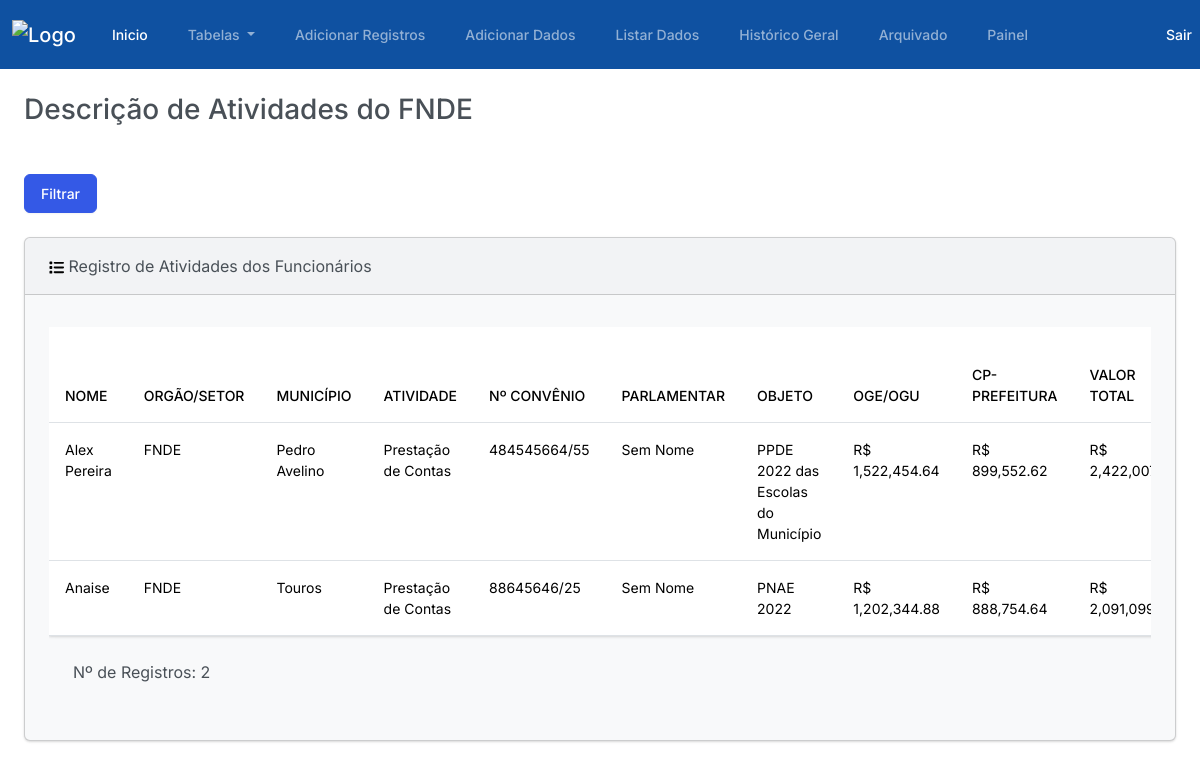
The app's page /tabela_fnde/ (signed in) with its own data.
### plataforma/models.py (models this page shows, shortened)
class RegistroFuncionarios(models.Model):
    class Meta:
        verbose_name_plural = "Registros da Tabela Geral"
    nome = models.ForeignKey(Nome, on_delete=models.CASCADE)
    orgao_setor = models.ForeignKey(Setor, on_delete=models.CASCADE)
    municipio = models.ForeignKey(Municipio, on_delete=models.CASCADE)
    atividade = models.ForeignKey(Atividade, on_delete=models.CASCADE)
    num_convenio = models.CharField(max_length=255)
    parlamentar = models.CharField(max_length=255)
    objeto = models.CharField(max_length=255)
    oge_ogu = models.DecimalField(max_digits=10, decimal_places=2)
    cp_prefeitura = models.DecimalField(max_digits=10, decimal_places=2)
    valor_liberado = models.DecimalField(max_digits=10, decimal_places=2, default=0)
    prazo_vigencia = models.DateField()
    situacao = models.CharField(max_length=255)
    providencia = models.CharField(max_length=255)
    status = models.CharField(max_length=20, choices=Status.choices, default=Status.NAO_INICIADO)
    data_recepcao = models.DateField()
    data_inicio = models.DateField(null=True, blank=True)
    documento_pendente = models.BooleanField(default=False)
    documento_cancelado = models.BooleanField(default=False)
    data_fim = models.DateField(null=True, blank=True)
    duracao_dias_uteis = models.IntegerField(default=0)
    def calcular_valores(self):
        valor_total = Decimal(str(self.oge_ogu)) + Decimal(str(self.cp_prefeitura))
        falta_liberar = Decimal(str(self.oge_ogu)) - Decimal(str(self.valor_liberado))
        return valor_total, falta_liberar
    def exibir_modal_prazo_vigencia(self):
        hoje = timezone.now().date()
        prazo_vigencia = self.prazo_vigencia
        dias_restantes = (prazo_vigencia - hoje).days
        return dias_restantes <= 30, dias_restantes
    def dia_trabalho_total(self):
        if not self.data_inicio or not self.data_fim:
            return 0
        if isinstance(self.data_inicio, str):
            self.data_inicio = datetime.strptime(self.data_inicio, "%Y-%m-%d").date()
        if isinstance(self.data_fim, str):
            self.data_fim = datetime.strptime(self.data_fim, "%Y-%m-%d").date()
        delta = self.data_fim - self.data_inicio
        dias_uteis = sum(1 for i in range(delta.days + 1) if (self.data_inicio + timedelta(days=i)).weekday() < 5)
        return dias_uteis

class Nome(models.Model):
    nome = models.CharField(max_length=255)

class Setor(models.Model):
    orgao_setor = models.CharField(max_length=255)

class Municipio(models.Model):
    municipio = models.CharField(max_length=255)

class Atividade(models.Model):
    atividade = models.CharField(max_length=255)

### plataforma/views.py (the view)
# urls.py: path('tabela_fnde/', views.tabela_fnde, name='tabela_fnde'),
def tabela_fnde(request):
    registros = RegistroFuncionarios.objects.filter(orgao_setor__orgao_setor='FNDE')
    nomes = Nome.objects.all()
    municipios = Municipio.objects.all()
    context = {
        'nomes': nomes,
        'municipios': municipios,
        'registros': registros,
    }
    return render(request, 'tabela_fnde.html', context)

### plataforma/templatetags/custom_filters.py (called while the page is built)
@register.filter(name='format_currency')
def format_currency(value):
    try:
        numeric_value = float(value)
        formatted_value = '{:,.2f}'.format(numeric_value)
        formatted_value = 'R$ ' + formatted_value
        return formatted_value
    except ValueError:
        return value

@register.filter(name='formatar_data')
def formatar_data(value):
    if isinstance(value, date):
        return value.strftime('%d/%m/%Y')
    else:
        data_obj = datetime.strptime(value, '%d de %B de %Y')
        return data_obj.strftime('%d/%m/%Y')

### plataforma/templates/tabela_fnde.html (shortened to what this page needs)
{% extends "base.html" %}
{% load static %}
{% load humanize %}
{% load custom_filters %}
{% block container %}
  <h3 class="m-4">Descrição de Atividades do FNDE</h3>
  <button type="button" class="btn btn-primary m-4" data-bs-toggle="modal" data-bs-target="#filtroModal">
    Filtrar
  </button>
  <div class="row">
    <div class="col-12">
      <div class="card bg-light ms-4 me-4 mb-4">
        <div class="card-header">
          Registro de Atividades dos Funcionários
        </div>
        <div class="card-body">
          <p class="card-text">
            <div class="table-container table-responsive">
              <table class='table table-hover'>
                <thead class="thead-fixed sticky-top">
                  <tr>
                    <th scope="col-fixed">NOME</th>
                    <th scope="col-fixed">ORGÃO/SETOR</th>
                    <th scope="col-fixed">MUNICÍPIO</th>
                    <th scope="col-fixed">ATIVIDADE</th>
                    <th scope="col-fixed">Nº CONVÊNIO</th>
                    <th scope="col-fixed">PARLAMENTAR</th>
                    <th scope="col-fixed">OBJETO</th>
                    <th scope="col-fixed">OGE/OGU</th>
                    <th scope="col-fixed">CP-PREFEITURA</th>
                    <th scope="col-fixed">VALOR TOTAL</th>
                  </tr>
                </thead>
                <tbody>
                  {% for registro in registros %}
                    <tr>
                      <td>{{ registro.nome.nome }}</td>
                      <td>{{ registro.orgao_setor.orgao_setor }}</td>
                      <td>{{ registro.municipio.municipio }}</td>
                      <td>{{ registro.atividade.atividade }}</td>
                      <td>{{ registro.num_convenio }}</td>
                      <td>{{ registro.parlamentar }}</td>
                      <td>{{ registro.objeto }}</td>
                      <td>{{ registro.oge_ogu|format_currency }}</td>
                      <td>{{ registro.cp_prefeitura|format_currency }}</td>
                      <td>{{ registro.calcular_valores.0|format_currency }}</td>
                    </tr>
                  {% endfor %}
                </tbody>
              </table>
              {% if registros %}
                <p class="m-4">Nº de Registros: {{ registros.count }}</p>
              {% else %}
                <p>registros está vazio ou não está sendo passado corretamente.</p>
              {% endif %}
            </div>
          </p>
        </div>
      </div>
    </div>
  </div>
{% endblock container %}

### plataforma/templates/tabela_fnde.html (style rules this page uses)
.table-container { overflow: auto; max-height: 650px; }
.thead-fixed th { position: sticky; top: 0; background-color: #fff; z-index: 1; }

### records on screen
RegistroFuncionarios: nome.nome "Alex Pereira", orgao_setor.orgao_setor "FNDE", municipio.municipio "Pedro Avelino", atividade.atividade "Prestação de Contas", num_convenio "484545664/55", parlamentar "Sem Nome", objeto "PPDE 2022 das Escolas do Município", oge_ogu "R$ 1,522,454.64", cp_prefeitura "R$ 899,552.62", calcular_valores.0 "R$…"
RegistroFuncionarios: nome.nome "Anaise", orgao_setor.orgao_setor "FNDE", municipio.municipio "Touros", atividade.atividade "Prestação de Contas", num_convenio "88645646/25", parlamentar "Sem Nome", objeto "PNAE 2022", oge_ogu "R$ 1,202,344.88", cp_prefeitura "R$ 888,754.64", calcular_valores.0 "R$…"

### other values on screen
{{ registros.count }} "2"
